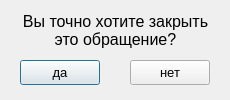
<?xml version="1.0" encoding="UTF-8"?>
<ui version="4.0">
 <class>Dialog</class>
 <widget class="QDialog" name="Dialog">
  <property name="geometry">
   <rect>
    <x>0</x>
    <y>0</y>
    <width>230</width>
    <height>100</height>
   </rect>
  </property>
  <property name="windowTitle">
   <string>Dialog</string>
  </property>
  <widget class="QLabel" name="label">
   <property name="geometry">
    <rect>
     <x>10</x>
     <y>0</y>
     <width>211</width>
     <height>61</height>
    </rect>
   </property>
   <property name="font">
    <font>
     <pointsize>12</pointsize>
    </font>
   </property>
   <property name="text">
    <string>Вы точно хотите закрыть
это обращение?</string>
   </property>
   <property name="alignment">
    <set>Qt::AlignCenter</set>
   </property>
  </widget>
  <widget class="QPushButton" name="btn_y">
   <property name="geometry">
    <rect>
     <x>20</x>
     <y>60</y>
     <width>80</width>
     <height>25</height>
    </rect>
   </property>
   <property name="font">
    <font>
     <pointsize>10</pointsize>
    </font>
   </property>
   <property name="text">
    <string>да</string>
   </property>
  </widget>
  <widget class="QPushButton" name="btn_n">
   <property name="geometry">
    <rect>
     <x>130</x>
     <y>60</y>
     <width>80</width>
     <height>25</height>
    </rect>
   </property>
   <property name="font">
    <font>
     <pointsize>10</pointsize>
    </font>
   </property>
   <property name="text">
    <string>нет</string>
   </property>
  </widget>
 </widget>
 <resources/>
 <connections/>
</ui>
